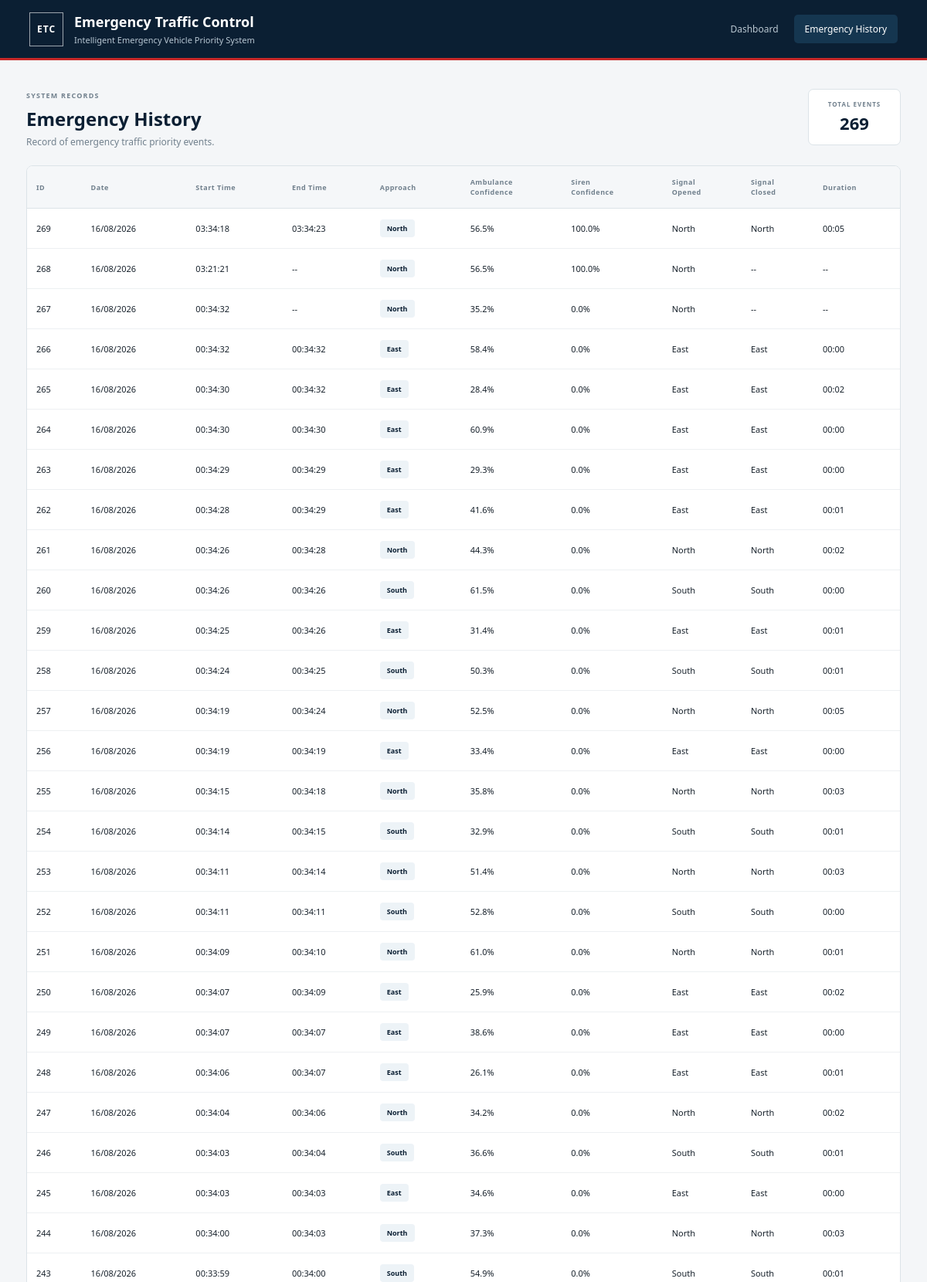
The app's page /history (upper part) with its own data.
### tables this page shows
CREATE TABLE emergency_history (
            id INTEGER PRIMARY KEY AUTOINCREMENT,
            date TEXT NOT NULL,
            start_time TEXT NOT NULL,
            end_time TEXT,
            approach TEXT NOT NULL,
            ambulance_confidence REAL,
            siren_confidence REAL,
            signal_opened TEXT,
            signal_closed TEXT,
            duration TEXT
        );

### app.py (the view)
@app.route("/history")
def history():
    conn = get_db()
    events = conn.execute("""
        SELECT *
        FROM emergency_history
        ORDER BY id DESC
    """).fetchall()
    conn.close()
    return render_template("history.html", events=events)

### app.py (called while the page is built)
def get_db():
    conn = sqlite3.connect(DATABASE)
    conn.row_factory = sqlite3.Row
    return conn

### templates/history.html (shortened to what this page needs)
{% extends "base.html" %}
{% block history_active %}active{% endblock %}
{% block content %}
<main class="history-page">
    <div class="history-header">
        <div>
            <span class="eyebrow">SYSTEM RECORDS</span>
            <h2>Emergency History</h2>
            <p>Record of emergency traffic priority events.</p>
        </div>
        <div class="record-count">
            <span>TOTAL EVENTS</span>
            <strong>{{ events|length }}</strong>
        </div>
    </div>
    <div class="table-container">
        <table>
            <thead>
                <tr>
                    <th>ID</th>
                    <th>Date</th>
                    <th>Start Time</th>
                    <th>End Time</th>
                    <th>Approach</th>
                    <th>Ambulance<br>Confidence</th>
                    <th>Siren<br>Confidence</th>
                    <th>Signal<br>Opened</th>
                    <th>Signal<br>Closed</th>
                    <th>Duration</th>
                </tr>
            </thead>
            <tbody>
                {% if events %}
                    {% for event in events %}
                    <tr>
                        <td>{{ event["id"] }}</td>
                        <td>{{ event["date"] }}</td>
                        <td>{{ event["start_time"] }}</td>
                        <td>{{ event["end_time"] or "--" }}</td>
                        <td><span class="approach-badge">{{ event["approach"] }}</span></td>
                        <td>
                            {% if event["ambulance_confidence"] is not none %}
                                {{ "%.1f"|format(event["ambulance_confidence"] * 100) }}%
                            {% else %}
                                --
                            {% endif %}
                        </td>
                        <td>
                            {% if event["siren_confidence"] is not none %}
                                {{ "%.1f"|format(event["siren_confidence"] * 100) }}%
                            {% else %}
                                --
                            {% endif %}
                        </td>
                        <td>{{ event["signal_opened"] or "--" }}</td>
                        <td>{{ event["signal_closed"] or "--" }}</td>
                        <td>{{ event["duration"] or "--" }}</td>
                    </tr>
                    {% endfor %}
                {% else %}
                    <tr>
                        <td colspan="10" class="empty-state">No emergency events have been recorded.</td>
                    </tr>
                {% endif %}
            </tbody>
        </table>
    </div>
</main>
{% endblock %}

### templates/base.html (shortened to what this page needs)
<!DOCTYPE html>
<html lang="en">
<head>
    <link rel="stylesheet" href="{{ url_for('static', filename='css/style.css') }}">
</head>
<body>
<header class="topbar">
    <div class="brand">
        <div class="brand-icon">ETC</div>
        <div>
            <h1>Emergency Traffic Control</h1>
            <p>Intelligent Emergency Vehicle Priority System</p>
        </div>
    </div>
    <nav>
        <a href="/" class="{% block dashboard_active %}{% endblock %}">Dashboard</a>
        <a href="/history" class="{% block history_active %}{% endblock %}">Emergency History</a>
    </nav>
</header>
{% block content %}
{% endblock %}
</body>
</html>

### static/css/style.css (style rules this page uses)
:root { --navy: #0b1f33; --navy-light: #153650; --red: #c62828; --yellow: #d99a00; --green: #198754; --background: #f4f6f8; --white: #ffffff; --border: #dce3e8; --text: #17212b; --muted: #71808d; }
* { box-sizing: border-box; }
body { margin: 0; background: var(--background); color: var(--text); font-family: "Segoe UI", Arial, sans-serif; }
.topbar { height: 78px; background: var(--navy); color: white; display: flex; align-items: center; justify-content: space-between; padding: 0 38px; border-bottom: 3px solid var(--red); }
.brand { display: flex; align-items: center; gap: 14px; }
.brand-icon { width: 44px; height: 44px; display: flex; align-items: center; justify-content: center; border: 1px solid rgba(255,255,255,.6); font-size: 12px; font-weight: 800; letter-spacing: 1px; }
.brand h1 { margin: 0; font-size: 18px; font-weight: 700; }
.brand p { margin: 4px 0 0; color: #b8c7d3; font-size: 11px; }
nav { display: flex; gap: 6px; }
nav a { color: #b9c7d1; text-decoration: none; padding: 10px 14px; font-size: 12px; border-radius: 5px; }
nav a:hover, nav a.active { color: white; background: var(--navy-light); }
.history-page { max-width: 1500px; margin: auto; padding: 32px 34px 50px; }
.history-header { display: flex; align-items: center; justify-content: space-between; margin-bottom: 22px; }
.eyebrow { color: var(--muted); font-size: 9px; font-weight: 800; letter-spacing: 1.2px; }
.history-header h2 { margin: 5px 0; color: var(--navy); font-size: 24px; }
.history-header p { margin: 0; color: var(--muted); font-size: 12px; }
.record-count { min-width: 120px; text-align: center; background: white; border: 1px solid var(--border); border-radius: 7px; padding: 13px; }
.record-count span { display: block; color: var(--muted); font-size: 8px; font-weight: 800; letter-spacing: 1px; }
.record-count strong { display: block; margin-top: 4px; color: var(--navy); font-size: 22px; }
.table-container { background: white; border: 1px solid var(--border); border-radius: 8px; overflow-x: auto; }
table { width: 100%; border-collapse: collapse; min-width: 1100px; }
thead { background: #f5f7f9; }
th { padding: 14px 12px; text-align: left; color: var(--muted); font-size: 9px; font-weight: 800; letter-spacing: .5px; border-bottom: 1px solid var(--border); white-space: nowrap; }
td { padding: 14px 12px; font-size: 11px; border-bottom: 1px solid #edf0f2; white-space: nowrap; }
.approach-badge { display: inline-block; padding: 5px 9px; background: #edf3f7; color: var(--navy); border-radius: 4px; font-size: 9px; font-weight: 700; }

### records on screen
emergency_history: id "269", date "16/08/2026", start_time "03:34:18", end_time "03:34:23", approach "North", event['ambulance_confidence']*100 "56.5", event['siren_confidence']*100 "100.0", signal_opened "North", signal_closed "North", duration "00:05"
emergency_history: id "268", date "16/08/2026", start_time "03:21:21", event "--", approach "North", event['ambulance_confidence']*100 "56.5", event['siren_confidence']*100 "100.0", signal_opened "North"
emergency_history: id "267", date "16/08/2026", start_time "00:34:32", event "--", approach "North", event['ambulance_confidence']*100 "35.2", event['siren_confidence']*100 "0.0", signal_opened "North"
emergency_history: id "266", date "16/08/2026", start_time "00:34:32", end_time "00:34:32", approach "East", event['ambulance_confidence']*100 "58.4", event['siren_confidence']*100 "0.0", signal_opened "East", signal_closed "East", duration "00:00"
emergency_history: id "265", date "16/08/2026", start_time "00:34:30", end_time "00:34:32", approach "East", event['ambulance_confidence']*100 "28.4", event['siren_confidence']*100 "0.0", signal_opened "East", signal_closed "East", duration "00:02"
emergency_history: id "264", date "16/08/2026", start_time "00:34:30", end_time "00:34:30", approach "East", event['ambulance_confidence']*100 "60.9", event['siren_confidence']*100 "0.0", signal_opened "East", signal_closed "East", duration "00:00"
emergency_history: id "263", date "16/08/2026", start_time "00:34:29", end_time "00:34:29", approach "East", event['ambulance_confidence']*100 "29.3", event['siren_confidence']*100 "0.0", signal_opened "East", signal_closed "East", duration "00:00"
emergency_history: id "262", date "16/08/2026", start_time "00:34:28", end_time "00:34:29", approach "East", event['ambulance_confidence']*100 "41.6", event['siren_confidence']*100 "0.0", signal_opened "East", signal_closed "East", duration "00:01"
emergency_history: id "261", date "16/08/2026", start_time "00:34:26", end_time "00:34:28", approach "North", event['ambulance_confidence']*100 "44.3", event['siren_confidence']*100 "0.0", signal_opened "North", signal_closed "North", duration "00:02"
emergency_history: id "260", date "16/08/2026", start_time "00:34:26", end_time "00:34:26", approach "South", event['ambulance_confidence']*100 "61.5", event['siren_confidence']*100 "0.0", signal_opened "South", signal_closed "South", duration "00:00"
emergency_history: id "259", date "16/08/2026", start_time "00:34:25", end_time "00:34:26", approach "East", event['ambulance_confidence']*100 "31.4", event['siren_confidence']*100 "0.0", signal_opened "East", signal_closed "East", duration "00:01"
emergency_history: id "258", date "16/08/2026", start_time "00:34:24", end_time "00:34:25", approach "South", event['ambulance_confidence']*100 "50.3", event['siren_confidence']*100 "0.0", signal_opened "South", signal_closed "South", duration "00:01"
emergency_history: id "257", date "16/08/2026", start_time "00:34:19", end_time "00:34:24", approach "North", event['ambulance_confidence']*100 "52.5", event['siren_confidence']*100 "0.0", signal_opened "North", signal_closed "North", duration "00:05"
emergency_history: id "256", date "16/08/2026", start_time "00:34:19", end_time "00:34:19", approach "East", event['ambulance_confidence']*100 "33.4", event['siren_confidence']*100 "0.0", signal_opened "East", signal_closed "East", duration "00:00"
emergency_history: id "255", date "16/08/2026", start_time "00:34:15", end_time "00:34:18", approach "North", event['ambulance_confidence']*100 "35.8", event['siren_confidence']*100 "0.0", signal_opened "North", signal_closed "North", duration "00:03"
emergency_history: id "254", date "16/08/2026", start_time "00:34:14", end_time "00:34:15", approach "South", event['ambulance_confidence']*100 "32.9", event['siren_confidence']*100 "0.0", signal_opened "South", signal_closed "South", duration "00:01"
emergency_history: id "253", date "16/08/2026", start_time "00:34:11", end_time "00:34:14", approach "North", event['ambulance_confidence']*100 "51.4", event['siren_confidence']*100 "0.0", signal_opened "North", signal_closed "North", duration "00:03"
emergency_history: id "252", date "16/08/2026", start_time "00:34:11", end_time "00:34:11", approach "South", event['ambulance_confidence']*100 "52.8", event['siren_confidence']*100 "0.0", signal_opened "South", signal_closed "South", duration "00:00"
emergency_history: id "251", date "16/08/2026", start_time "00:34:09", end_time "00:34:10", approach "North", event['ambulance_confidence']*100 "61.0", event['siren_confidence']*100 "0.0", signal_opened "North", signal_closed "North", duration "00:01"
emergency_history: id "250", date "16/08/2026", start_time "00:34:07", end_time "00:34:09", approach "East", event['ambulance_confidence']*100 "25.9", event['siren_confidence']*100 "0.0", signal_opened "East", signal_closed "East", duration "00:02"
emergency_history: id "249", date "16/08/2026", start_time "00:34:07", end_time "00:34:07", approach "East", event['ambulance_confidence']*100 "38.6", event['siren_confidence']*100 "0.0", signal_opened "East", signal_closed "East", duration "00:00"
emergency_history: id "248", date "16/08/2026", start_time "00:34:06", end_time "00:34:07", approach "East", event['ambulance_confidence']*100 "26.1", event['siren_confidence']*100 "0.0", signal_opened "East", signal_closed "East", duration "00:01"
emergency_history: id "247", date "16/08/2026", start_time "00:34:04", end_time "00:34:06", approach "North", event['ambulance_confidence']*100 "34.2", event['siren_confidence']*100 "0.0", signal_opened "North", signal_closed "North", duration "00:02"
emergency_history: id "246", date "16/08/2026", start_time "00:34:03", end_time "00:34:04", approach "South", event['ambulance_confidence']*100 "36.6", event['siren_confidence']*100 "0.0", signal_opened "South", signal_closed "South", duration "00:01"
emergency_history: id "245", date "16/08/2026", start_time "00:34:03", end_time "00:34:03", approach "East", event['ambulance_confidence']*100 "34.6", event['siren_confidence']*100 "0.0", signal_opened "East", signal_closed "East", duration "00:00"
emergency_history: id "244", date "16/08/2026", start_time "00:34:00", end_time "00:34:03", approach "North", event['ambulance_confidence']*100 "37.3", event['siren_confidence']*100 "0.0", signal_opened "North", signal_closed "North", duration "00:03"
emergency_history: id "243", date "16/08/2026", start_time "00:33:59", end_time "00:34:00", approach "South", event['ambulance_confidence']*100 "54.9", event['siren_confidence']*100 "0.0", signal_opened "South", signal_closed "South", duration "00:01"

### other values on screen
{{ events|length }} "269"
